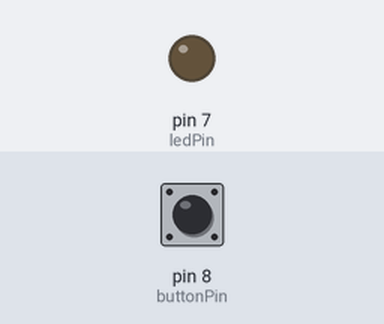
Simulated run of this sketch. Board: Arduino Uno, built with avr-gcc and run on an emulated ATmega328P. On the bench: output pins drawn as LEDs (lit = HIGH). The test bench sets the inputs (shaded band); at power-on: pin 8 (buttonPin) HIGH.

Above: at 1.2 s.
1.3 s: pin 8 (buttonPin) pulled LOW for 0.15 s
At 1.37 s:
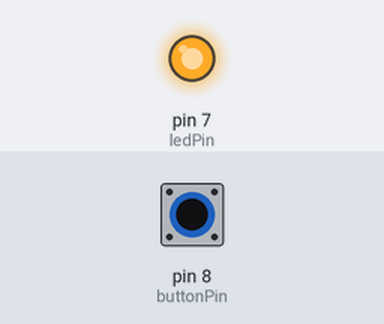
2.9 s: pin 8 (buttonPin) pulled LOW for 3.2 s
At 7.5 s:
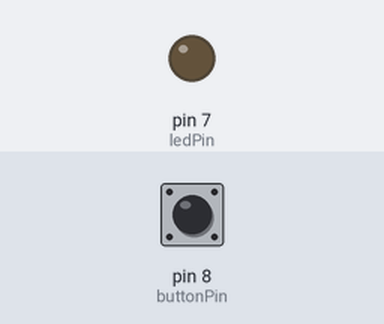
Timing chart, 0 to 9.0 s (numbered marks = the images above; inputs shaded):
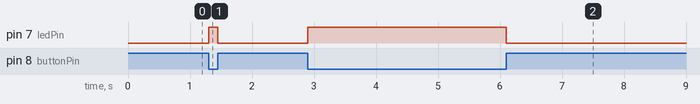

Measured:
- after the input at 1.3 s, pin 7 (ledPin): LOW → HIGH at once, → LOW 0.15 s later
- after the input at 2.9 s, pin 7 (ledPin): LOW → HIGH at once, → LOW 3.2 s later

The sketch:

Button_led.ino
```cpp
const int buttonPin = 8;  // Define the pin connected to the button
const int ledPin = 7;

int buttonState;

void setup() {

  pinMode(ledPin, OUTPUT);           // Initialize the pin to output mode
  pinMode(buttonPin, INPUT_PULLUP);  // Set the button pin to pull-up input mode

}

void loop() {
  buttonState = digitalRead(buttonPin);
  if (buttonState == LOW) {
    digitalWrite(ledPin, HIGH);

  }
  else if (buttonState == HIGH) {
    digitalWrite(ledPin,LOW);

  }
}
```
